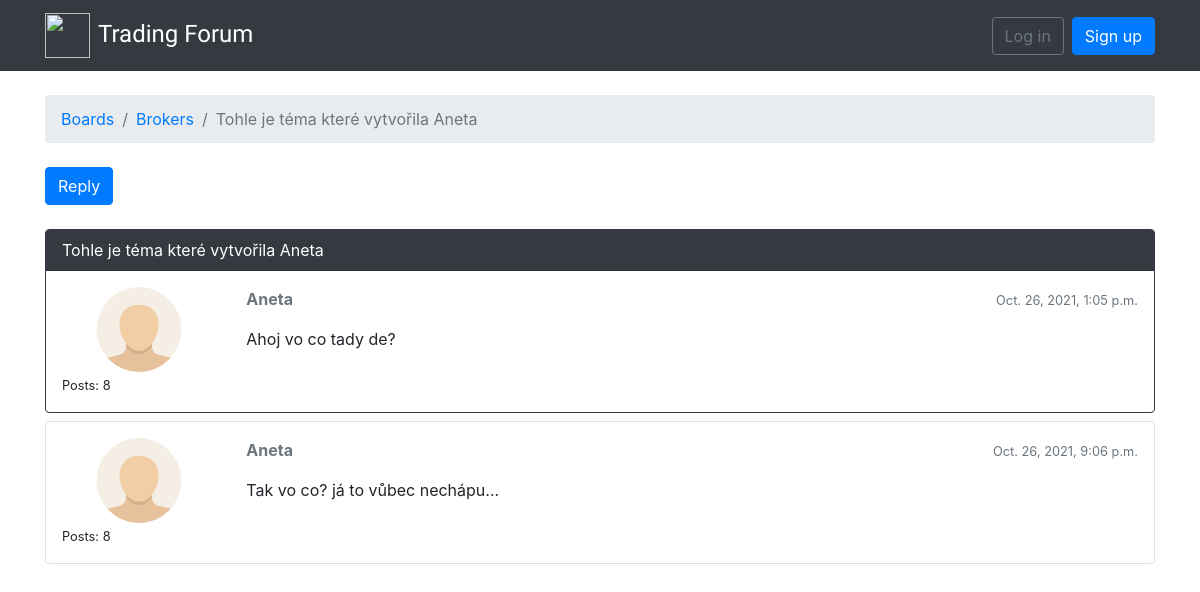
The page /boards/3/topics/6/ on the database as committed earlier.
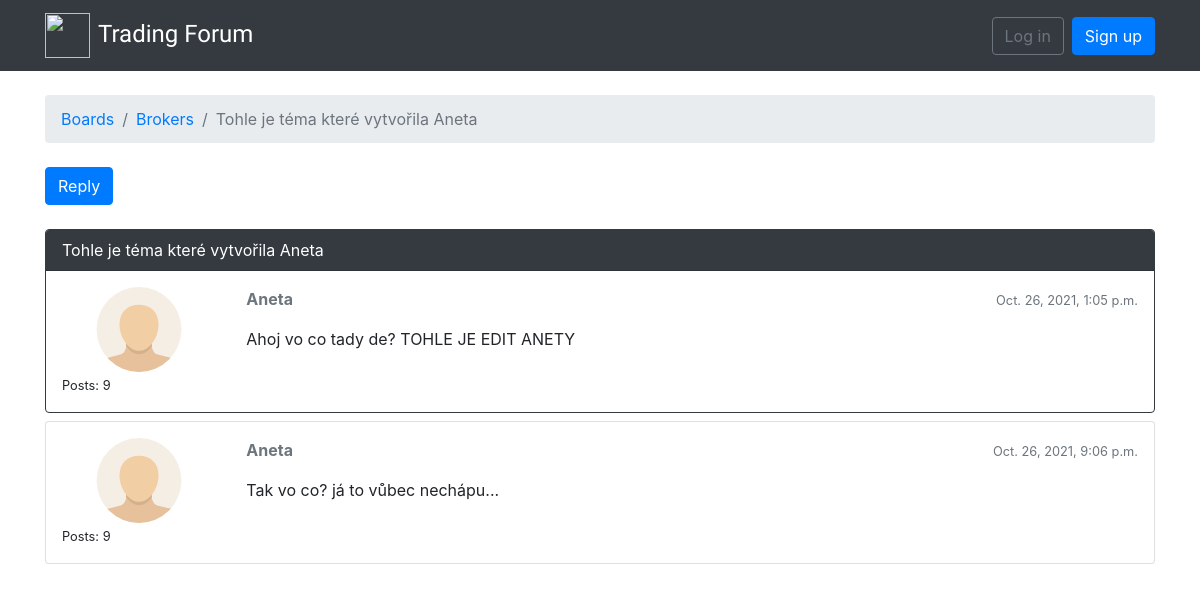
The same page on the database as committed later.
### boards/models.py (models this page shows, shortened)
class Topic(models.Model):
    subject = models.CharField(max_length=255)
    last_updated = models.DateTimeField(auto_now_add=True)
    board = models.ForeignKey(Board, related_name='topics', on_delete=models.CASCADE)
    starter = models.ForeignKey(User, related_name='topics', on_delete=models.CASCADE)
    views = models.PositiveIntegerField(default=0)

class Board(models.Model):
    name = models.CharField(max_length=30, unique=True)
    description = models.CharField(max_length=100)

class Post(models.Model):
    message = models.TextField(max_length=4000)
    topic = models.ForeignKey(Topic, related_name='posts', on_delete=models.CASCADE)
    created_at = models.DateTimeField(auto_now_add=True)
    updated_at = models.DateTimeField(null=True)
    created_by = models.ForeignKey(User, related_name='posts', on_delete=models.CASCADE)
    updated_by = models.ForeignKey(User, null=True, related_name='+', on_delete=models.CASCADE)

### boards/views.py (the view)
# urls.py: path("boards/<int:pk>/topics/<int:topic_pk>/", views.TopicPostView, name='topic_posts'),
def TopicPostView(request, pk, topic_pk):
    topic = get_object_or_404(Topic, board__pk=pk, pk=topic_pk)
    topic.views += 1
    topic.save()
    return render(request, 'topic_posts.html', {'topic': topic})

### templates/topic_posts.html (shortened to what this page needs)
{% extends 'base.html' %}
{% load static %}
{% block breadcrumb %}
  <li class="breadcrumb-item"><a href="{% url 'home' %}">Boards</a></li>
  <li class="breadcrumb-item"><a href="{% url 'topics' topic.board.pk %}">{{ topic.board.name }}</a></li>
  <li class="breadcrumb-item active">{{ topic.subject }}</li>
{% endblock %}
{% block content %}
  <div class="mb-4">
    <a href="{% url 'reply_topic' topic.board.pk topic.pk %}" class="btn btn-primary" role="button">Reply</a>
  </div>
  {% for post in topic.posts.all %}
    <div class="card mb-2 {% if forloop.first %}border-dark{% endif %}">
      {% if forloop.first %}
      <div class="card-header text-white bg-dark py-2 px-3">{{ topic.subject }}</div>
      {% endif %}
      <div class="card-body p-3">
        <div class="row">
          <div class="col-2">
            <img src="{% static 'img/avatar.svg' %}" alt="{{ post.created_by.username }}" class="w-100" width="85" height="85">
            <small>Posts: {{ post.created_by.posts.count }}</small>
          </div>
          <div class="col-10">
            <div class="row mb-3">
              <div class="col-6">
                <strong class="text-muted">{{ post.created_by.username }}</strong>
              </div>
              <div class="col-6 text-right">
                <small class="text-muted">{{ post.created_at }}</small>
              </div>
            </div>
            {{ post.message }}
          </div>
        </div>
      </div>
    </div>
  {% endfor %}
{% endblock %}

### templates/base.html (shortened to what this page needs)
{% load static %}
<!DOCTYPE html>
<html>
  <head>
    <link rel="stylesheet" href="https://maxcdn.bootstrapcdn.com/bootstrap/4.0.0/css/bootstrap.min.css">
    <link rel="stylesheet" href="{% static 'css/app.css' %}">
  </head>
  <body>
    {% block body %}
    <nav class="navbar navbar-expand-sm navbar-dark bg-dark">
    <div class="container">
      <a class="navbar-brand" href="{% url 'home' %}"><img src="{% static 'img/trading.svg' %}" width="45" height="45" class="d-inline-block align-center mr-2" alt="">Trading Forum</a>
      <div class="collapse navbar-collapse" id="mainMenu">
        {% if user.is_authenticated %}
          <ul class="navbar-nav ml-auto">
            <li class="nav-item dropdown">
              <a class="nav-link dropdown-toggle" href="#" id="userMenu" data-toggle="dropdown" aria-haspopup="true" aria-expanded="false">
                {{ user.username }}
              </a>
              <div class="dropdown-menu dropdown-menu-right" aria-labelledby="userMenu">
                <a class="dropdown-item" href="#">My account</a>
                <a class="dropdown-item" href="#">Change password</a>
                <div class="dropdown-divider"></div>
                <a class="dropdown-item" href="{% url 'logout' %}">Log out</a>
              </div>
            </li>
          </ul>
          <form class="form-inline">
            <input class="form-control mr-sm-2" type="search" placeholder="Search" aria-label="Search">
            <button class="btn btn-outline-success my-2 my-sm-0" type="submit">Search</button>
          </form>
        {% else %}
          <form class="form-inline ml-auto">
            <a href="{% url 'login' %}" class="btn btn-outline-secondary">Log in</a>
            <a href="{% url 'signup' %}" class="btn btn-primary ml-2">Sign up</a>
          </form>
        {% endif %}
      </div>
    </div>
  </nav>
    <div class="container">
      <ol class="breadcrumb my-4">
        {% block breadcrumb %}
        {% endblock %}
      </ol>
      {% block content %}
      {% endblock %}
    </div>
    {% endblock body %}
  </body>
</html>

### static/css/app.css (style rules this page uses)
.navbar-brand { font-family: 'Cairo', sans-serif; font-size: 1.5rem; }

Rows that differ between the two databases and show on the page:
changed Post: created_by.posts.count "8" → "9"; message "Ahoj vo co tady de?" → "Ahoj vo co tady de? TOHLE JE EDIT ANETY"
computed for Post "Oct. 26, 2021, 9:06 p.m.": created_by.posts.count "8" → "9"
